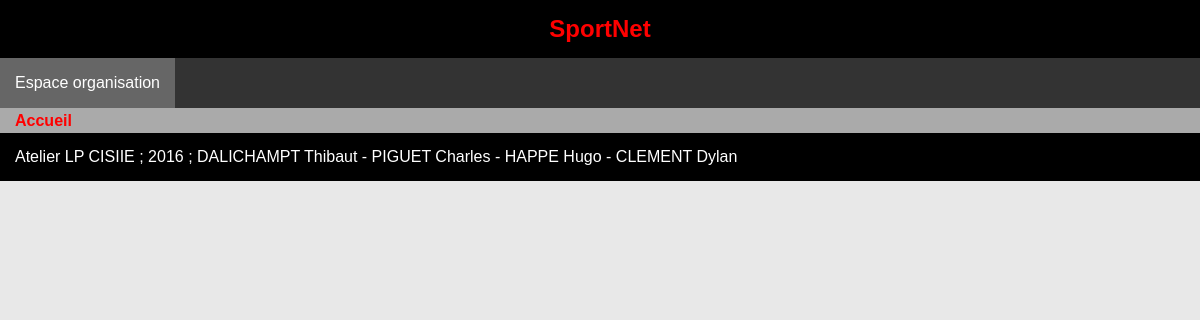
Before: /index.php/evenement/?event=2 with the older database file.
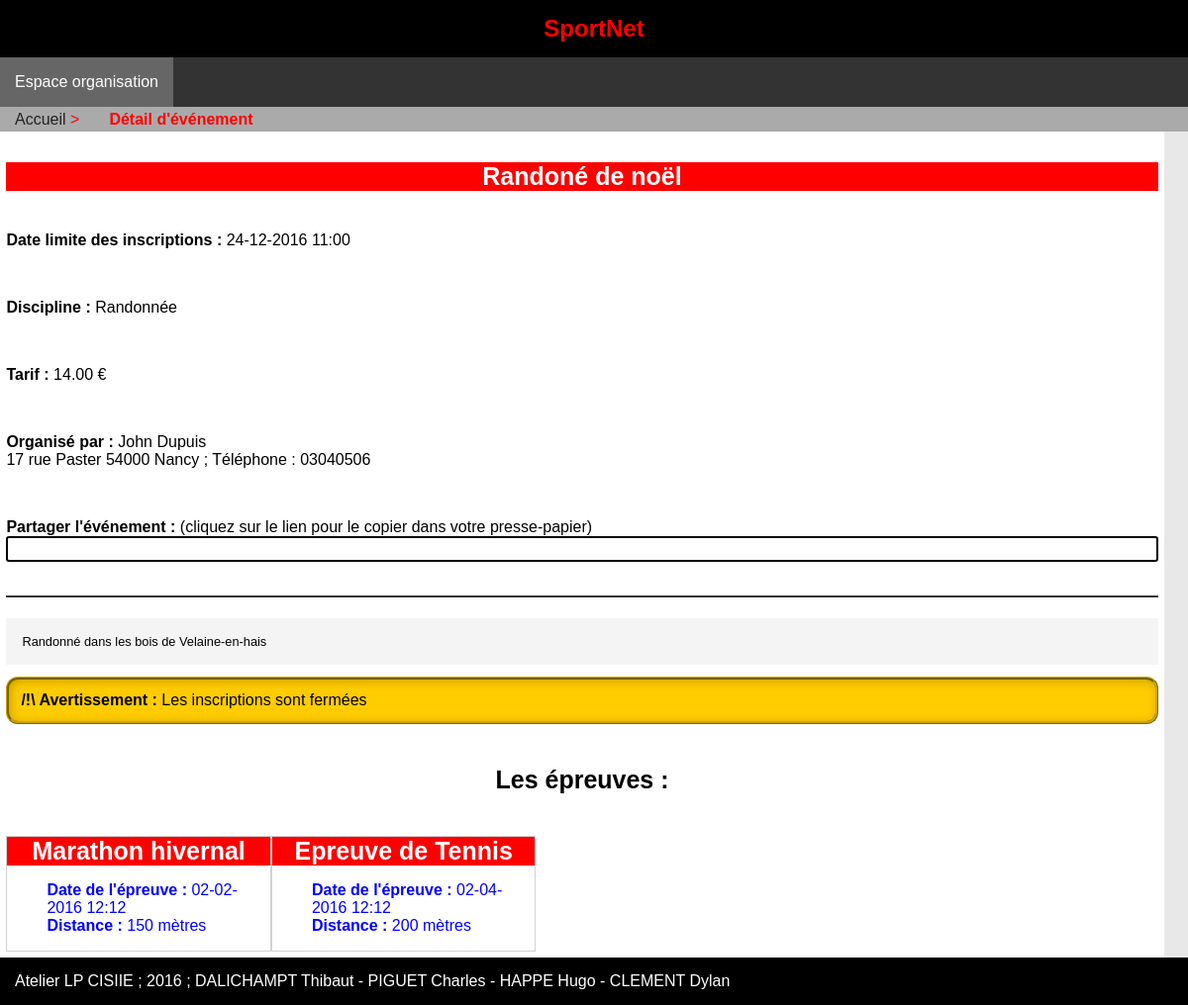
After: the same page with the newer database file.
### tables this page shows
CREATE TABLE evenement(
        id              int (11) Auto_increment  NOT NULL ,
        nom             Varchar (150) ,
        description     Varchar (1000) ,
        etat            Int ,
		dateheureLimiteInscription Datetime ,
        tarif                      Decimal (25,2) ,
        id_discipline   Int ,
        id_organisateur Int ,
        PRIMARY KEY (id )
);

CREATE TABLE discipline(
        id  int (11) Auto_increment  NOT NULL ,
        nom Varchar (200) ,
        PRIMARY KEY (id )
);

CREATE TABLE organisateur(
        id      int (11) Auto_increment  NOT NULL ,
        login   Varchar (50) ,
        mdp     Varchar (500) ,
        nom     Varchar (50) ,
        prenom  Varchar (50) ,
        adresse Varchar (500) ,
        cp      Varchar (5) ,
        ville   Varchar (200) ,
        tel     Varchar (10) ,
        PRIMARY KEY (id ) ,
        UNIQUE (login )
);

CREATE TABLE epreuve(
        id           int (11) Auto_increment  NOT NULL ,
        nom          Varchar (200) ,
        distance     Int ,
        dateheure    Datetime ,
        id_evenement Int ,
        PRIMARY KEY (id )
);

### index.php (called while the page is built, shortened)
<?php
require_once("conf/autoload.php");
$http_req = new sportnet\utils\HttpRequest();
sportnet\utils\Router::dispatch($http_req);

### src/sportnet/utils/AbstractHttpRequest.php (called while the page is built, shortened)
<?php
abstract class AbstractHttpRequest {
    public function __get($attr_name) {
        if (property_exists( __CLASS__, $attr_name)) {
            return $this->$attr_name;
        }
        $emess = __CLASS__ . ": unknown member $attr_name (__get)";
        throw new \Exception($emess);
    }
}

### src/sportnet/utils/HttpRequest.php (called while the page is built, shortened)
<?php
class HttpRequest extends AbstractHttpRequest
{
	public function __construct()
	{
		$this->script_name = $_SERVER["SCRIPT_NAME"];
		$this->get = $_GET;
    }
	public function getRoot()
	{
		$position = strrpos($this->script_name,"/");
		return substr($this->script_name, 0, $position)."/";
	}
}

### src/sportnet/model/AbstractModel.php (called while the page is built, shortened)
<?php
abstract class AbstractModel {
    public function __get($attr_name)
	{
        if (property_exists( $this, $attr_name))
		{
			return $this->$attr_name;
		}
		else
		{
			$emess = $this . ": unknown member $attr_name (__get)";
			throw new \Exception($emess);
		}
    }
}

### src/sportnet/model/evenement.php (called while the page is built, shortened)
<?php
class evenement extends AbstractModel {
	protected $id;
	public function __construct()
	{
		$connect = new \sportnet\utils\ConnectionFactory();
		$connect->setConfig("conf/config.ini");
		self::$db = $connect->makeConnection();
		self::$db->query("SET CHARACTER SET utf8");
	}
	public static function findById($leId)
	{
		if(self::$db == null)
		{
			$connect = new \sportnet\utils\ConnectionFactory();
			$connect->setConfig("conf/config.ini");
			self::$db = $connect->makeConnection();
			self::$db->query("SET CHARACTER SET utf8");
		}
        $selectById = "SELECT * FROM evenement WHERE id = :id";
        $selectById_prep = self::$db->prepare($selectById);
        $selectById_prep->bindParam(':id', $leId, \PDO::PARAM_INT);
		$selectById_prep->execute();
        $obj = null;
		while ($ligne = $selectById_prep->fetch(\PDO::FETCH_ASSOC))
		{
			$obj = new evenement();
			$obj->id = $ligne['id'];
			$obj->nom = $ligne['nom'];
			$obj->description  = $ligne['description'];
			$obj->etat = $ligne['etat'];
			$obj->dateheureLimiteInscription = date_create($ligne['dateheureLimiteInscription']);
			$obj->tarif = $ligne['tarif'];
			$obj->discipline = \sportnet\model\discipline::findById($ligne['id_discipline']);
			$obj->organisateur = \sportnet\model\organisateur::findById($ligne['id_organisateur']);
		}
		return $obj;
	}
	public function getEpreuves()
	{
		$select = "SELECT * FROM epreuve WHERE id_evenement = :idevenement";
        $select_prep = self::$db->prepare($select);
        $select_prep->bindParam(":idevenement", $this->id, \PDO::PARAM_INT);
		$select_prep->execute();
        $tab = null;
		while ($ligne = $select_prep->fetch(\PDO::FETCH_ASSOC))
		{
			$obj = new epreuve();
			$obj->id = $ligne['id'];
			$obj->nom = $ligne['nom'];
			$obj->distance  = $ligne['distance'];
			$obj->dateheure = date_create($ligne['dateheure']);
			$obj->evenement = \sportnet\model\evenement::findById($ligne['id_evenement']);
			$tab[] = $obj;
		}
		return $tab;
	}
}
?>

### conf/autoload.php (called while the page is built, shortened)
<?php
function mon_autoload ($espaceNomClasse)
{
	$chemin = str_replace("\\", DIRECTORY_SEPARATOR, $espaceNomClasse);
}

### src/sportnet/utils/ConnectionFactory.php (called while the page is built, shortened)
<?php
	class ConnectionFactory
	{
		private static $config;
		private static $db;
		public static function setConfig($nom_fichier)
		{
			self::$config = parse_ini_file($nom_fichier);
		}
		public static function makeConnection()
		{
			if(!(isset($db)))
			{
				$dsn = "mysql:host=".self::$config["host"].";dbname=".self::$config["base"];
				self::$db = new \PDO($dsn, self::$config["user"], self::$config["pass"]);
			}
			return self::$db;
		}
	}

### src/sportnet/model/discipline.php (called while the page is built, shortened)
<?php
class discipline extends AbstractModel {
	public function __construct()
	{
		$connect = new \sportnet\utils\ConnectionFactory();
		$connect->setConfig("conf/config.ini");
		self::$db = $connect->makeConnection();
		self::$db->query("SET CHARACTER SET utf8");
	}
	public static function findById($leId)
	{
        $selectById = "SELECT * FROM discipline WHERE id = :id";
        $selectById_prep = self::$db->prepare($selectById);
        $selectById_prep->bindParam(':id', $leId, \PDO::PARAM_INT);
        $selectById_prep->execute();
		$obj = null;
		while ($ligne = $selectById_prep->fetch(\PDO::FETCH_ASSOC)) {
			$obj = new discipline();
			$obj->id = $ligne['id'];
			$obj->nom = $ligne['nom'];
		}
		return $obj;
	}
}
?>

### src/sportnet/model/organisateur.php (called while the page is built, shortened)
<?php
class organisateur extends AbstractModel {
	public function __construct()
	{
		$connect = new \sportnet\utils\ConnectionFactory();
		$connect->setConfig("conf/config.ini");
		self::$db = $connect->makeConnection();
		self::$db->query("SET CHARACTER SET utf8");
	}
	public static function findById($leId)
	{
        $selectById = "SELECT * FROM organisateur WHERE id = :id";
        $selectById_prep = self::$db->prepare($selectById);
        $selectById_prep->bindParam(':id', $leId, \PDO::PARAM_INT);
        $selectById_prep->execute();
		$obj = null;
		while ($ligne = $selectById_prep->fetch(\PDO::FETCH_ASSOC)) {
			$obj = new organisateur();
			$obj->id = $ligne['id'];
			$obj->login = $ligne['login'];
			$obj->mdp = $ligne['mdp'];
			$obj->nom = $ligne['nom'];
			$obj->prenom = $ligne['prenom'];
			$obj->adresse = $ligne['adresse'];
			$obj->cp = $ligne['cp'];
			$obj->ville = $ligne['ville'];
			$obj->tel = $ligne['tel'];
		}
		return $obj;
	}
}
?>

### src/sportnet/model/epreuve.php (called while the page is built, shortened)
<?php
class epreuve extends AbstractModel {
	public function __construct()
	{
		$connect = new \sportnet\utils\ConnectionFactory();
		$connect->setConfig("conf/config.ini");
		self::$db = $connect->makeConnection();
		self::$db->query("SET CHARACTER SET utf8");
	}
}
?>

### src/sportnet/view/SportnetView.php (the view, shortened to what the changed rows need)
<?php
class SportnetView extends AbstractView{
	protected function listEvents() {
		$html = '';
		return $html;
	}
	protected function detail() {
		$laDate = date_format($this->data->dateheureLimiteInscription,"d-m-Y H:i");
		$html = <<<EOT
<div class="event large">
	<h3 class="centre">{$this->data->nom}</h3>
	<p><b>Date limite des inscriptions : </b>{$laDate}</p><br/>
	<p><b>Discipline : </b>{$this->data->discipline->nom}</p><br/>
	<p><b>Tarif : </b>{$this->data->tarif} €</p><br/>
	<p><b>Organisé par : </b>{$this->data->organisateur->prenom} {$this->data->organisateur->nom}<br/>
	{$this->data->organisateur->adresse} {$this->data->organisateur->cp} {$this->data->organisateur->ville} ; Téléphone : {$this->data->organisateur->tel}
	</p><br/>
	<p><b>Partager l'événement : </b>(cliquez sur le lien pour le copier dans votre presse-papier)<input type="text" id="partager" size="64"></p>
	<hr>
	<p class="description">{$this->data->description}</p>
EOT;
		if($this->data->etat == 3 && time() <= $this->data->dateheureLimiteInscription->getTimestamp()) {
			$inscriptions_ouvertes = true;
			$html .= "\t<div class='alert alert-info'>Les inscriptions sont ouvertes</div>\n";
		}
		else {
			$html .= "\t<div class='alert alert-avert'>Les inscriptions sont fermées</div>\n";
		}
		$html .= "<h5 class='centre'>Les épreuves :</h5><div class='line'>\n";
		$lesEpreuves = $this->data->getEpreuves();
		foreach($lesEpreuves as $epreuve) {
			$laDate = date_format($epreuve->dateheure,"d-m-Y H:i");
			$html .= <<<EOT
	<div class="epreuve offset-0 span-3">
		<h4>{$epreuve->nom}</h4>
		<ul>
			<li><b>Date de l'épreuve : </b>{$laDate}</li>
EOT;
			if($epreuve->distance != 0)
			{
				$html .= <<<EOT
				<li><b>Distance : </b>{$epreuve->distance} mètres</li>
EOT;
			}
			$html .= <<<EOT
		</ul>
EOT;
			$html .= "</div>\n";
		}
		$html .= "</div></div>\n";
		return $html;
	}
    public function render($selector){
        switch($selector){
            case 'detailEvenement':
                $breadcrumb = $this->renderBreadcrumb(array(array('Détail d\'événement', '/evenement/')));
    			$main = $this->detail();
    			break;
			case 'listEvents':
				$breadcrumb = $this->renderBreadcrumb();
                $main = $this->listEvents();
				break;
        }
        $style_file = $this->app_root.'css/main.css';
        $header 	= $this->renderHeader();
        $menu   	= $this->renderMenu();
		$messages	= $this->renderMessage();
		$footer		= $this->renderFooter();
        $html = <<<EOT
<!DOCTYPE html>
<html lang="fr">
    <head>
        <meta charset="utf-8">
        <title>SportNet</title>
		<meta name="viewport" content="width=device-width,initial-scale=1.0">
		<link rel="shortcut icon" href="{$this->app_root}/favicon.ico">
        <link rel="stylesheet" href="${style_file}">
		<script type="text/javascript" src="{$this->app_root}/js/sportnet.js"></script>
    </head>
    <body>
        ${header}
        ${menu}
		${breadcrumb}
		${messages}
		<div class="container line">
			${main}
		</div>
		${footer}
    </body>
</html>
EOT;
    echo $html;
    }
}

### src/sportnet/view/AbstractView.php (shortened to what the changed rows need)
<?php
abstract class AbstractView {
    protected $script_name = null;
    public function __construct($data){
        $this->data = $data;
        $http = new \sportnet\utils\HttpRequest();
        $this->script_name  = $http->script_name;
        $this->app_root     = $http->getRoot();
    }
	protected function renderBreadcrumb($breadcrumb = null) {
		$html  = "<div>\n";
		$html .= "\t<ul class='breadcrumb'>\n";
		$html .= "\t\t<a href='".$this->script_name."'><li>Accueil</li></a>\n";
		if($breadcrumb !== null) {
			foreach($breadcrumb as $elem)
				$html .= "\t\t<a href='".$this->script_name.$elem[1]."'><li>".$elem[0]."</li></a>\n";
		}
		$html .= "\t</ul>\n";
		$html .= "</div>\n";
		return $html;
	}
}

Changed rows visible on the page:
now on this page (row edited): evenement: nom "Randoné de noël", dateheureLimiteInscription "24-12-2016 11:00", tarif "14.00", description "Randonné dans les bois de Velaine-en-hais"
changed evenement: etat 1 → 2 (drawn)
now on this page (row edited): discipline: nom "Randonnée"
now on this page (row edited): organisateur: prenom "John", nom "Dupuis", adresse "17 rue Paster", cp "54000", ville "Nancy", tel "03040506"
now on this page (row edited): epreuve: nom "Marathon hivernal", dateheure "02-02-2016 12:12", distance "150"
added epreuve: nom "Epreuve de Tennis", dateheure "02-04-2016 12:12", distance "200"
Other visible differences:
new list line: "Détail d'événement"
text now shown: "Date limite des inscriptions : Discipline : Tarif : € Organisé par : ; Téléphone : Partager l'événement : (cliquez sur le lien pour le copier dans votre presse-papier) Les inscriptions sont fermées Les épreuves :"
